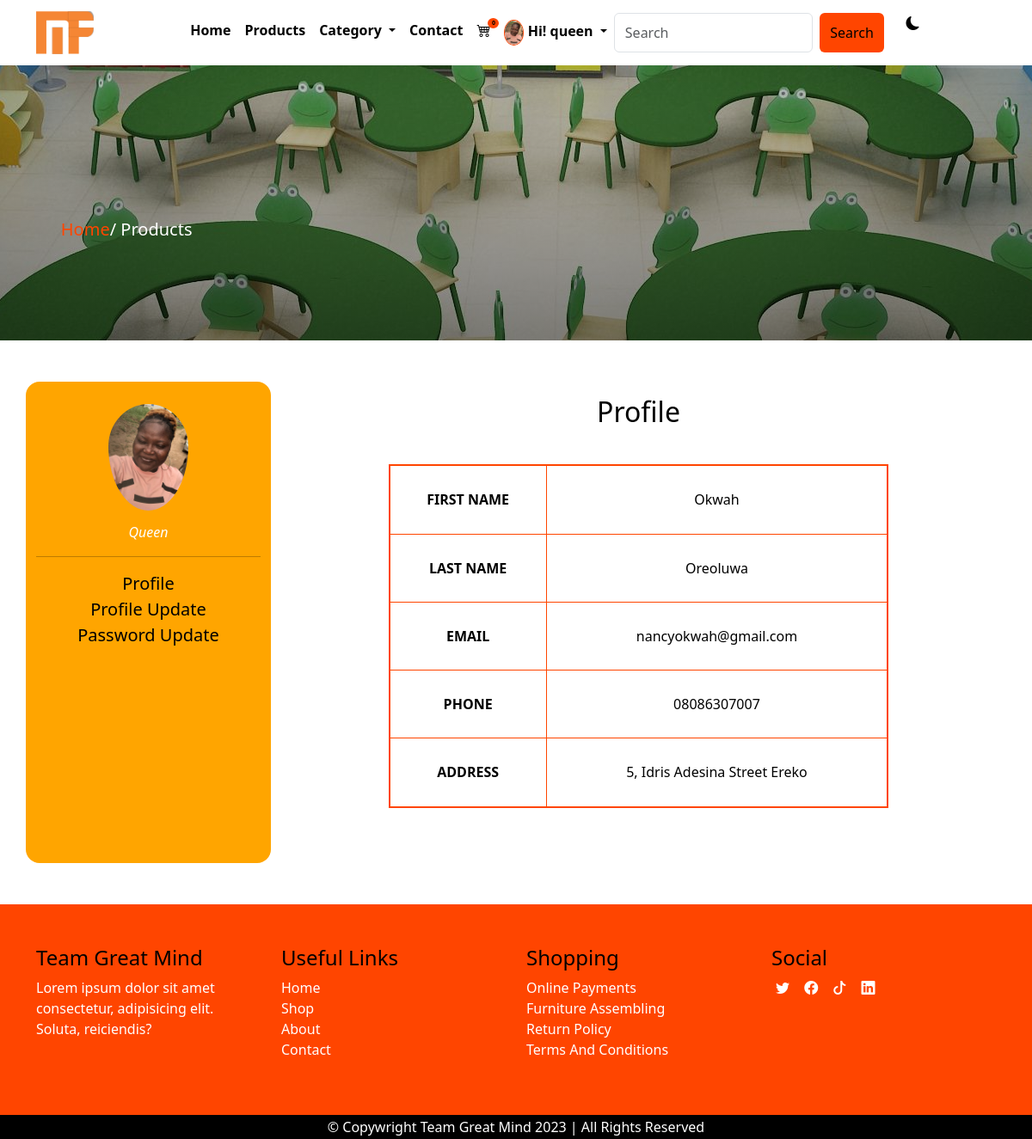
Screenshot of /profile (signed in) with the database file from the repository.
### main/models.py (models this page shows, shortened)
class AppInfo(models.Model):
    appname = models.CharField(max_length=50)
    logo = models.ImageField(upload_to='logo')
    carousel1 = models.ImageField(upload_to='carousel')
    carousel2 = models.ImageField(upload_to='carousel')
    carousel3 = models.ImageField(upload_to='carousel')
    banner = models.ImageField(upload_to='banner')
    copyright = models.IntegerField()

class Customer(models.Model):
    user = models.OneToOneField(User, on_delete=models.CASCADE)
    first_name = models.CharField(max_length=50)
    last_name = models.CharField(max_length=50)
    phone = models.CharField(max_length=50)
    email = models.EmailField(max_length=50)
    address = models.CharField(max_length=150)
    pix = models.ImageField(upload_to='customer')
    joined = models.DateTimeField(auto_now=True)
    class Meta:
        db_table = 'customer'
        managed = True
        verbose_name = 'Customer'
        verbose_name_plural = 'Customer'

### main/views.py (the view)
# urls.py: path('profile', views.profile, name='profile'),
def profile(request):
    userprof = Customer.objects.get(user__username = request.user.username)
    context = {
        'userprof':userprof
    }
    return render(request, 'profile.html', context)

### main/context_processor.py (called while the page is built)
def dropdown(request):
    info = AppInfo.objects.get(pk=1)
    fdog = Category.objects.all()
    context = {
        'info':info,
        'fdog':fdog,
    }
    return context

def cartcount(request):
    count = Cart.objects.filter(user__username = request.user.username, paid=False)
    itemcount = 0
    for item in count:
       itemcount += item.quantity
    context ={
       'itemcount':itemcount
    }
    return context

### main/templates/profile.html (shortened to what this page needs)
{% extends 'base.html' %}
{% block header %} {% include 'header.html' %} {% endblock header %}
{%block banner %} {% include 'banner.html' %} {%endblock banner %}
{% block content %}
<div class="container">
  <div class="row mt-5 mb-5">
    <div class="col-12 col-md-3 pavat">
      <img src="{{userprof.pix.url}}" alt="">
      <p>{{userprof.user}}</p>
      <hr>
      <ul class="list-unstyled">
        <li><a href="{% url 'profile' %}">profile</a></li>
        <li><a href="{% url 'profile_update' %}">profile update</a></li>
        <li><a href="{% url 'password_update' %}">password update</a></li>
      </ul>
    </div>
    <div class="col-12 col-md-9 mt-3 pdet">
      <table>
        <h2 class="text-center">Profile</h2>
        <tbody>
          <tr>
            <td class="left">FIRST NAME</td>
          <td>{{userprof.first_name|title}}</td>
          </tr>
          <tr>
            <td class="left">LAST NAME</td>
            <td>{{userprof.last_name|title}}</td>
          </tr>
          <tr>
            <td class="left">EMAIL</td>
            <td>{{userprof.email}}</td>
          </tr>
          <tr>
            <td class="left">PHONE</td>
            <td>{{userprof.phone}}</td>
          </tr>
          <tr>
            <td class="left">ADDRESS</td>
            <td>{{userprof.address}}</td>
          </tr>
        </tbody>
      </table>
    </div>
  </div>
</div>
{% endblock content %}
{% block footer %}{% include 'footer.html' %}{% endblock footer %}

### main/templates/header.html (shortened to what this page needs)
<nav class="navbar navbar-expand-lg">
    <div class="container">
      <a class="navbar-brand" href="#"><img src="{{info.logo.url}}" alt="" style="height: 50px;"></a>
      <div class="collapse navbar-collapse" id="navbarSupportedContent">
          <ul class="navbar-nav mx-auto mb-2 mb-lg-0">
            {% if user.is_authenticated %}
            <li class="nav-item">
              <a class="nav-link active" aria-current="page" href="{% url 'home' %}">Home</a>
            </li>
        <li class="nav-item">
          <a class="nav-link" href="{% url 'products' %}">Products</a>
        </li>
        <li class="nav-item dropdown">
          <a class="nav-link dropdown-toggle" href="#" role="button" data-bs-toggle="dropdown" aria-expanded="false">
          Category
          </a>
        </li>
        <li class="nav-item">
             <a class="nav-link" href="{% url 'contact' %}">Contact</a>
        </li>
        <li class="nav-item">
          <a class="nav-link" href="{% url 'cart' %}">
              <div class="wrapper">
                  <i class="bi bi-cart4"></i>
                  <span class="badge">{{itemcount}}</span>
              </div>
          </a>
        </li>
        <li class="nav-item dropdown">
              <a class="nav-link dropdown-toggle" href="#" role="button" data-bs-toggle="dropdown" aria-expanded="false">
                {% if user.customer %}
                <img src="{{user.customer.pix.url}}" style="height: 30px;" alt="">
                {% endif %}
                <span>Hi! {{user.username}}</span>
              </a>
        </li>
            {% endif %}
          <form class="d-flex search" role="search" action="{% url 'search' %}" method= "POST">
            <input class="form-control me-2" name="search" type="search" placeholder="Search" aria-label="Search">
            <button class="btn btn-outline-success" type="submit">Search</button>
          </form>
          <div class="samson">
            <i class="bi bi-moon-fill"></i>
          </div>
      </div>
    </div>
</nav>

### main/static/css/style.css (style rules this page uses)
* { padding: 0%; margin: 0%; box-sizing: border-box; }
.samson { margin-left: 3%; cursor: pointer; }
:root { --bg: white; --icon: black; --text: black; }
body { background: var(--bg) !important; color: var(--text) !important; overflow: hidden; }
.navbar { background: var(--bg) !important; }
.navbar-nav a { color: var(--text); font-weight: 600; }
.wrapper { position: relative; }
.wrapper span { position: absolute; background-color: orangered; right: -10px; top: -2px; font-size: 7px; border-radius: 50%; color: black; }
.nav-item img { border-radius: 50%; border: 1px solid orangered; }
.search button { background-color: orangered; border: none; color: black; font-weight: 500; }
.pavat { text-align: center; background-color: orange; border-radius: 1rem; height: 70vh; }
.pavat img { height: 150px; border-radius: 100%; padding-top: 10%; }
.pavat p { color: white; font-style: italic; text-transform: capitalize; padding-top: 5%; }
.pavat a { text-decoration: none; text-transform: capitalize; font-size: 20px; color: black; }
.pdet table { width: 70%; margin-left: 15%; margin-right: 15%; border: 2px solid orangered; margin-top: 5%; height: 50vh; text-align: center; }
.pdet table td { border: 1px solid orangered; }
.left { font-weight: 600; }

### rows the page displays
AppInfo: logo (picture)
Customer: pix (picture), user "Queen", first_name "Okwah", last_name "Oreoluwa", email "nancyokwah@gmail.com", phone "08086307007", address "5, Idris Adesina Street Ereko"

### other values shown
{{ itemcount }} "0"
{{ user.username }} "queen"
